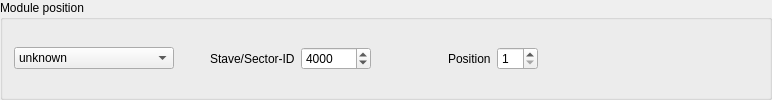
            <widget class="QGroupBox" name="geoBox">
             <property name="title">
              <string>Module position</string>
             </property>
             <layout class="QVBoxLayout" name="verticalLayout_12">
              <item>
               <layout class="QHBoxLayout">
                <item>
                 <widget class="QComboBox" name="stave_sectorBox">
                  <property name="minimumSize">
                   <size>
                    <width>160</width>
                    <height>0</height>
                   </size>
                  </property>
                  <item>
                   <property name="text">
                    <string>unknown</string>
                   </property>
                  </item>
                  <item>
                   <property name="text">
                    <string>Stave</string>
                   </property>
                  </item>
                  <item>
                   <property name="text">
                    <string>Sector</string>
                   </property>
                  </item>
                 </widget>
                </item>
                <item>
                 <spacer name="spacer24_2">
                  <property name="orientation">
                   <enum>Qt::Horizontal</enum>
                  </property>
                  <property name="sizeType">
                   <enum>QSizePolicy::Expanding</enum>
                  </property>
                  <property name="sizeHint" stdset="0">
                   <size>
                    <width>30</width>
                    <height>21</height>
                   </size>
                  </property>
                 </spacer>
                </item>
                <item>
                 <widget class="QLabel" name="textLabel1_4_2">
                  <property name="text">
                   <string>Stave/Sector-ID</string>
                  </property>
                  <property name="wordWrap">
                   <bool>false</bool>
                  </property>
                 </widget>
                </item>
                <item>
                 <widget class="QSpinBox" name="staveID">
                  <property name="minimumSize">
                   <size>
                    <width>70</width>
                    <height>0</height>
                   </size>
                  </property>
                  <property name="maximum">
                   <number>1119999</number>
                  </property>
                  <property name="value">
                   <number>4000</number>
                  </property>
                 </widget>
                </item>
                <item>
                 <spacer name="spacer26">
                  <property name="orientation">
                   <enum>Qt::Horizontal</enum>
                  </property>
                  <property name="sizeType">
                   <enum>QSizePolicy::Expanding</enum>
                  </property>
                  <property name="sizeHint" stdset="0">
                   <size>
                    <width>71</width>
                    <height>31</height>
                   </size>
                  </property>
                 </spacer>
                </item>
                <item>
                 <widget class="QLabel" name="textLabel1_4">
                  <property name="text">
                   <string>Position</string>
                  </property>
                  <property name="wordWrap">
                   <bool>false</bool>
                  </property>
                 </widget>
                </item>
                <item>
                 <widget class="QSpinBox" name="modPosition">
                  <property name="minimum">
                   <number>1</number>
                  </property>
                  <property name="maximum">
                   <number>13</number>
                  </property>
                  <property name="value">
                   <number>1</number>
                  </property>
                 </widget>
                </item>
                <item>
                 <spacer name="spacer25_2">
                  <property name="orientation">
                   <enum>Qt::Horizontal</enum>
                  </property>
                  <property name="sizeType">
                   <enum>QSizePolicy::Expanding</enum>
                  </property>
                  <property name="sizeHint" stdset="0">
                   <size>
                    <width>220</width>
                    <height>21</height>
                   </size>
                  </property>
                 </spacer>
                </item>
               </layout>
              </item>
             </layout>
            </widget>
